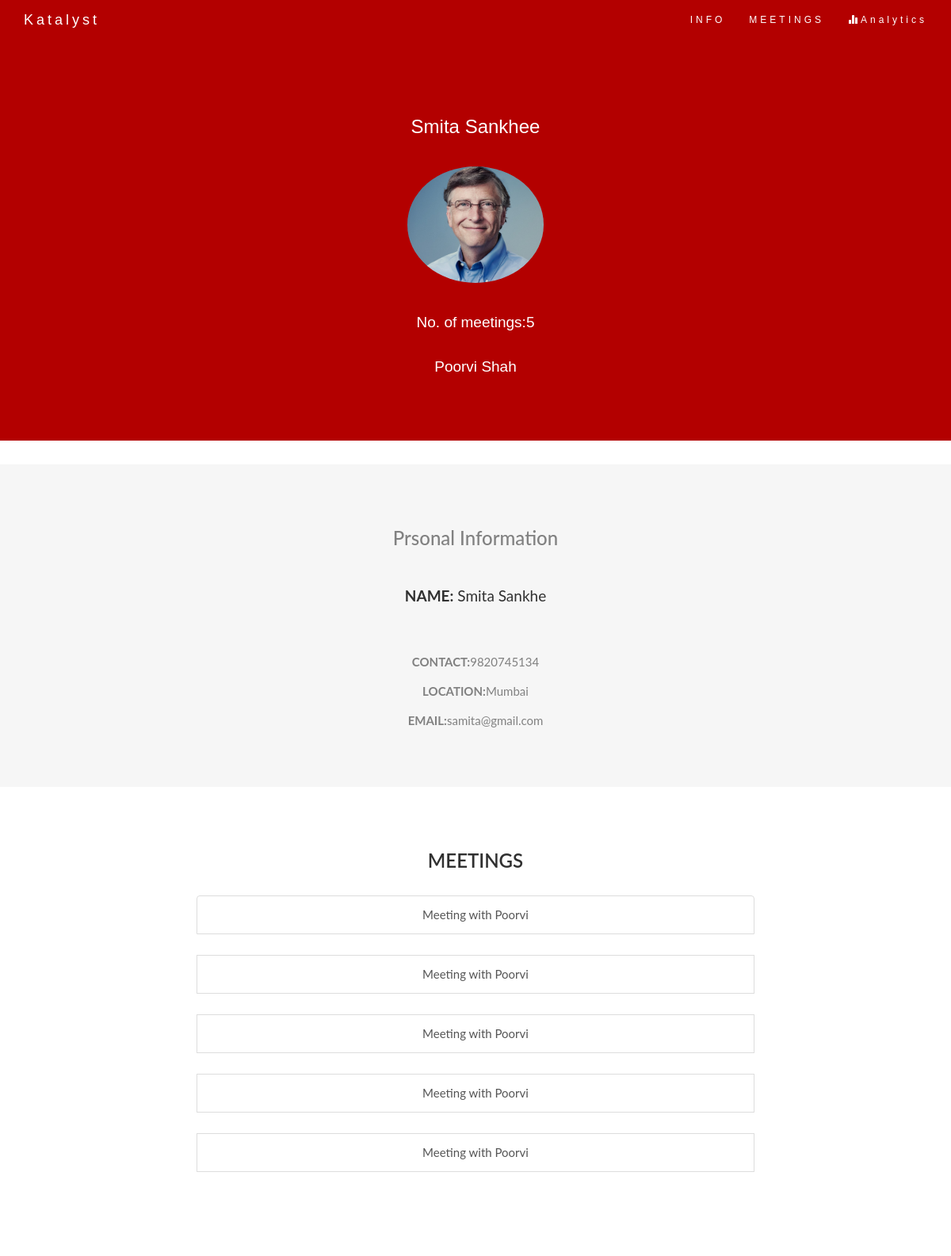
The app's page /mentee/?id=1, older data.
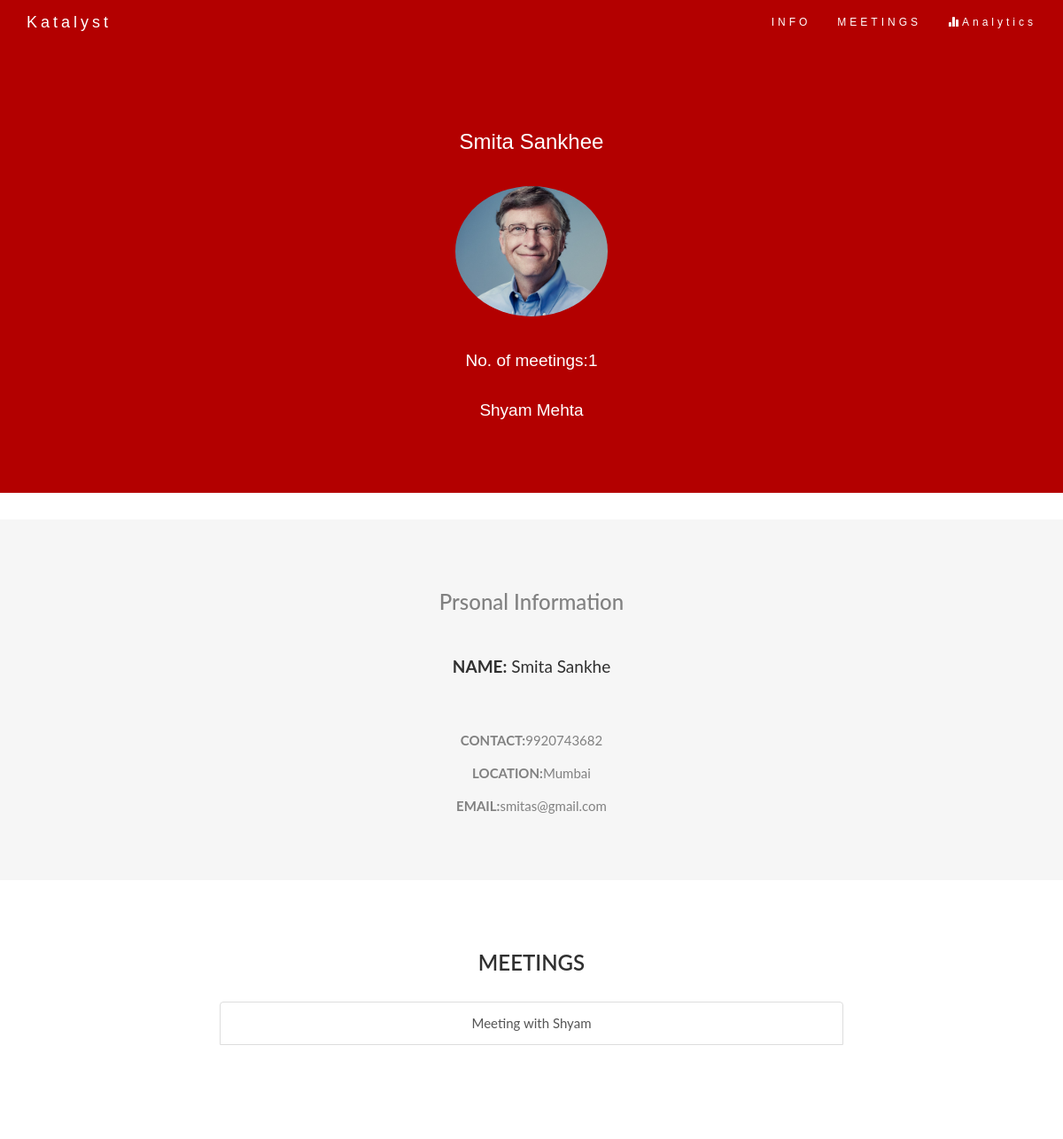
The same page, newer data.
### KatalystApp/models.py (models this page shows, shortened)
class Mentee(models.Model):
    first_name = models.CharField(max_length=512,default=None, null=True, blank=True)
    last_name = models.CharField(max_length=512,default=None, null=True, blank=True)
    mobile = models.CharField(max_length=10,default=None, null=True, blank=True)
    email = models.CharField(max_length=512,default=None, null=True, blank=True)
    GENDER_CHOICES = ((1, 'Male'), (2, 'Female'))
    gender = models.IntegerField(choices=GENDER_CHOICES)
    age = models.IntegerField(max_length=4, blank=True, null=True, default=None)
    location = models.CharField(max_length=512,default=None, null=True, blank=True)
    gcm = models.CharField(max_length=512,default=None, null=True, blank=True)
    uuid = models.CharField(max_length=512,default=None, null=True, blank=True)
    assigned_mentor = models.ForeignKey(Mentor)
    django_user = models.OneToOneField(User)

class Mentor(models.Model):
    first_name = models.CharField(max_length=512,default=None, null=True, blank=True)
    last_name = models.CharField(max_length=512,default=None, null=True, blank=True)
    email = models.CharField(max_length=512,default=None, null=True, blank=True)
    mobile = models.CharField(max_length=10,default=None, null=True, blank=True)
    GENDER_CHOICES = ((1, 'Male'), (2, 'Female'))
    gender = models.IntegerField(choices=GENDER_CHOICES)
    age = models.IntegerField(max_length=4, blank=True, null=True, default=None)
    location = models.CharField(max_length=512,default=None, null=True, blank=True)
    max_num_of_students = models.IntegerField(max_length=1)
    occupation = models.CharField(max_length=512,default=None, null=True, blank=True)
    qualifications = models.ManyToManyField(Qualification)
    gcm = models.CharField(max_length=512,default=None, null=True, blank=True)
    uuid = models.CharField(max_length=512,default=None, null=True, blank=True)
    django_user = models.OneToOneField(User)

class Appointment(models.Model):
    location = models.CharField(max_length=512,default=None, null=True, blank=True)
    mentor = models.ForeignKey(Mentor)
    mentee = models.ForeignKey(Mentee)
    datetime = models.CharField(max_length=512,default=None, null=True, blank=True)
    goals = models.ManyToManyField(Goals)

### KatalystApp/views.py (the view)
# urls.py: url(r'^mentee/$', 'KatalystApp.views.mentee', name='mentee'),
@csrf_exempt
def mentee(request):
    id = int(request.GET['id'].strip())
    mentee = Mentee.objects.get(id=id)
    context={}
    context['mentee'] = mentee
    apptlist = []
    for xx in Appointment.objects.all():
        if xx.mentee.pk==mentee.pk:
            apptlist.append(xx)
    context['apptlist'] = apptlist
    liscnt = []
    cnt = 0
    for yy in Appointment.objects.all():
        if(yy.mentee.pk==mentee.pk):
            cnt+=1
    context['cntval']=cnt
    return render(request, 'mentee.html', context)

### templates/mentee.html (shortened to what this page needs)
<!DOCTYPE html>
<html lang="en">
<head>
      {% load static from staticfiles %}
<link rel="stylesheet" type="text/css" href="{% static "css/bootstrap.min.css"%}">
    <link rel="stylesheet" type="text/css" href="{% static "css/sb-admin.css"%}">
    <link rel="stylesheet" type="text/css" href="{% static "font-awesome/css/font-awesome.min.css"%}">
</head>
<body id="myPage" data-spy="scroll" data-target=".navbar" data-offset="60">
<nav class="navbar navbar-default navbar-fixed-top">
  <div class="container">
    <div class="navbar-header">
      <a class="navbar-brand" href="#myPage">Katalyst</a>
    </div>
    <div class="collapse navbar-collapse" id="myNavbar">
      <ul class="nav navbar-nav navbar-right">
        <li><a href="#Info">INFO</a></li>
           <li><a href="#portfolio">MEETINGS</a></li>
      <li><a  href="/analytics/"><span class="glyphicon glyphicon-stats"></span >Analytics</a></li>
      </ul>
    </div>
  </div>
</nav>
<div class="jumbotron text-center">
  <br><h3>{{ mentee.first_name }} {{ mentee.last_name }}e</h3><br>
  <img src="{% static 'img/mentor.jpg' %}" style="height:25%;width:15%" class="image-responsive img-circle">
  <br><br><h4 style="color:white">No. of meetings:{{ cntval }}</h4>
  <h4 style="color:white"><a style="color:white" href="">{{ mentee.assigned_mentor.first_name }} {{ mentee.assigned_mentor.last_name }}</a></h4>
</div>
<div id="Info" class="container-fluid bg-grey">
  <div class="row text-center">
    <div class="col-sm-12">
      <h3>Prsonal Information</h3><br>
      <h4><strong>NAME:</strong> {{ mentee.first_name }} {{ mentee.last_name }}</h4><br>
      <p><strong>CONTACT:</strong>{{ mentee.mobile }} </p>
      <p><strong>LOCATION:</strong>{{ mentee.location }}</p>
      <p><strong>EMAIL:</strong>{{ mentee.email }}</p>
    </div>
  </div>
</div>
<div id="portfolio" class="container-fluid text-center ">
<h2>MEETINGS</h2>
<div class="col-sm-offset-2 col-sm-8">
 <div class="list-group">
    {% for xx in apptlist %}
    <a href="/meeting/?id={{ xx.id }}" id="link1" class="list-group-item">Meeting with {{xx.mentor.first_name}}</a><br>
     {% endfor %}
</div>
</div>
</div>
</body>
</html>

Row changes from the older to the newer data that the page shows:
no longer on this page (row edited): Appointment: mentor.first_name "Poorvi"
removed Appointment: mentor.first_name "Poorvi"
removed Appointment: mentor.first_name "Poorvi"
removed Appointment: mentor.first_name "Poorvi"
changed Mentee "Smita": assigned_mentor.first_name "Poorvi" → "Shyam"; assigned_mentor.last_name "Shah" → "Mehta"; mobile "9820745134" → "9920743682"; email "samita@gmail.com" → "smitas@gmail.com"
changed Appointment: mentor.first_name "Poorvi" → "Shyam"
Text that changed along with them:
{{ cntval }}: "5" → "1"
